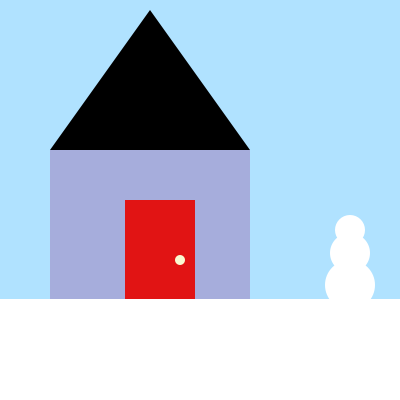
Frame 1 (no input)
Frame 60 (the mouse pressed at the canvas centre just before this capture): identical to frame 1, image omitted
Frame 120 (the mouse held since frame 60 and released just before this capture): identical to frame 1, image omitted

The Processing sketch that drew this single still picture (run headless with seeded random() and noise(); from frame 60 on, the mouse is pressed at the canvas centre):

// Processing sketch: processing_62456
// ── processing_62456.pde

void setup(){
size(400, 400);
noStroke();
smooth();
background(#B0E2FF);
fill(#8E388E, 80);
rect(50, 150, 200, 200);
fill (225,20,20);
rect(125, 300, 70, -100);
fill(#FAFAD2);
ellipse(180, 260, 10, 10);
fill(0);
triangle(50, 150, 250, 150, 150, 10);
fill(255);
rect (0,299,400,400);
ellipse(350,285,50,50);
ellipse(350,253,40,40);
ellipse(350,230,30,30);
}

void draw(){}

void mousePressed(){
  float r = random (10-33);
ellipse(mouseX,mouseY,r,r);
}
